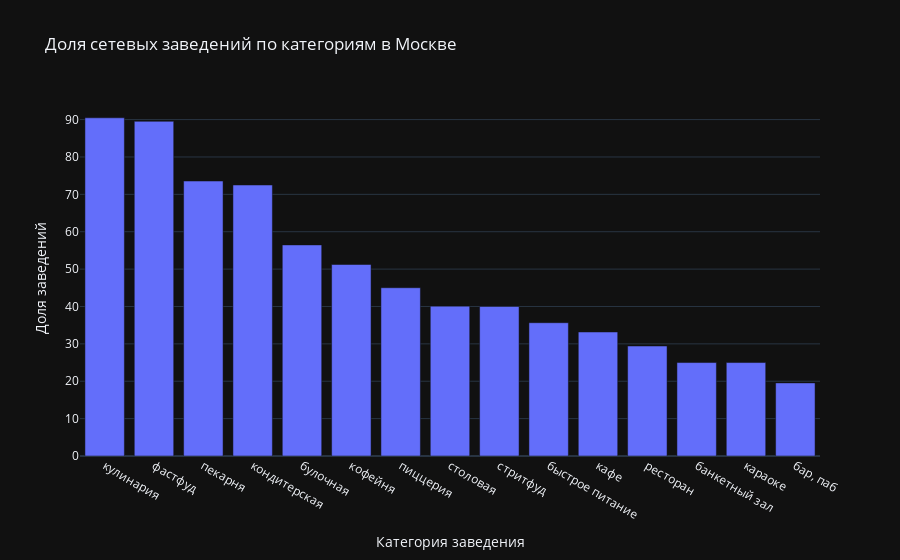

Notebook code cell kept with this figure:
### Markdown cell above
Видно, что в процентном соотношении пекарен, фастфуда, кондитерских больше сетевых. Меньше сетевых в процентном соотношении баров, караоке и банкетных залов. Кулинарию не учитываем, как наиболее "сетевую", так как их в нашей выборке очень мало.

### Code cell
fig = px.bar(result, 
             x='category', 
             y= 'percentage', 
             title = 'Доля сетевых заведений по категориям в Москве', 
             barmode='group')
fig.update_layout(xaxis_title = 'Категория заведения',
                  yaxis_title = 'Доля заведений')
fig.update_traces(hovertemplate = 'Категория: %{x} <br>Доля: %{y}')
fig.show()

### Figure 1 — Plotly figure (JSON) as saved in the notebook; plotly's stock layout.template omitted (floating-point values rounded to 4 significant figures)
{"data": [{"alignmentgroup": "True", "hovertemplate": "Категория: %{x} <br>Доля: %{y}", "legendgroup": "", "marker": {"color": "#636efa", "pattern": {"shape": ""}}, "name": "", "offsetgroup": "", "orientation": "v", "showlegend": false, "textposition": "auto", "x": ["кулинария", "фастфуд", "пекарня", "кондитерская", "булочная", "кофейня", "пиццерия", "столовая", "стритфуд", "быстрое питание", "кафе", "ресторан", "банкетный зал", "караоке", "бар, паб"], "xaxis": "x", "y": [90.48, 89.54, 73.56, 72.5, 56.47, 51.23, 45.02, 40.09, 40.0, 35.66, 33.18, 29.42, 25.0, 25.0, 19.56], "yaxis": "y", "type": "bar"}], "layout": {"xaxis": {"anchor": "y", "domain": [0.0, 1.0], "title": {"text": "Категория заведения"}}, "yaxis": {"anchor": "x", "domain": [0.0, 1.0], "title": {"text": "Доля заведений"}}, "legend": {"tracegroupgap": 0}, "title": {"text": "Доля сетевых заведений по категориям в Москве"}, "barmode": "group"}}
